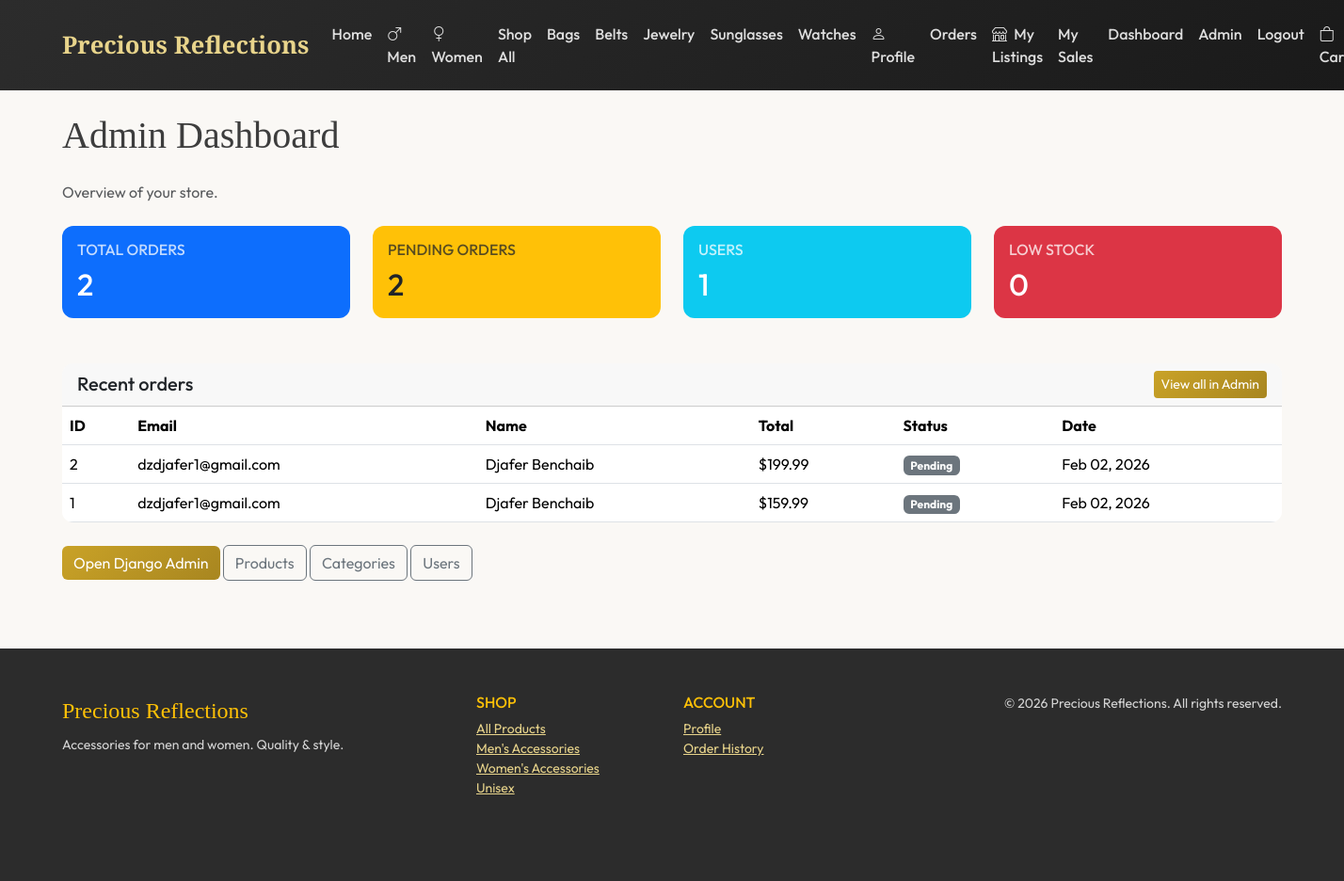
The page /admin-dashboard/ (signed in) on the database as committed earlier.
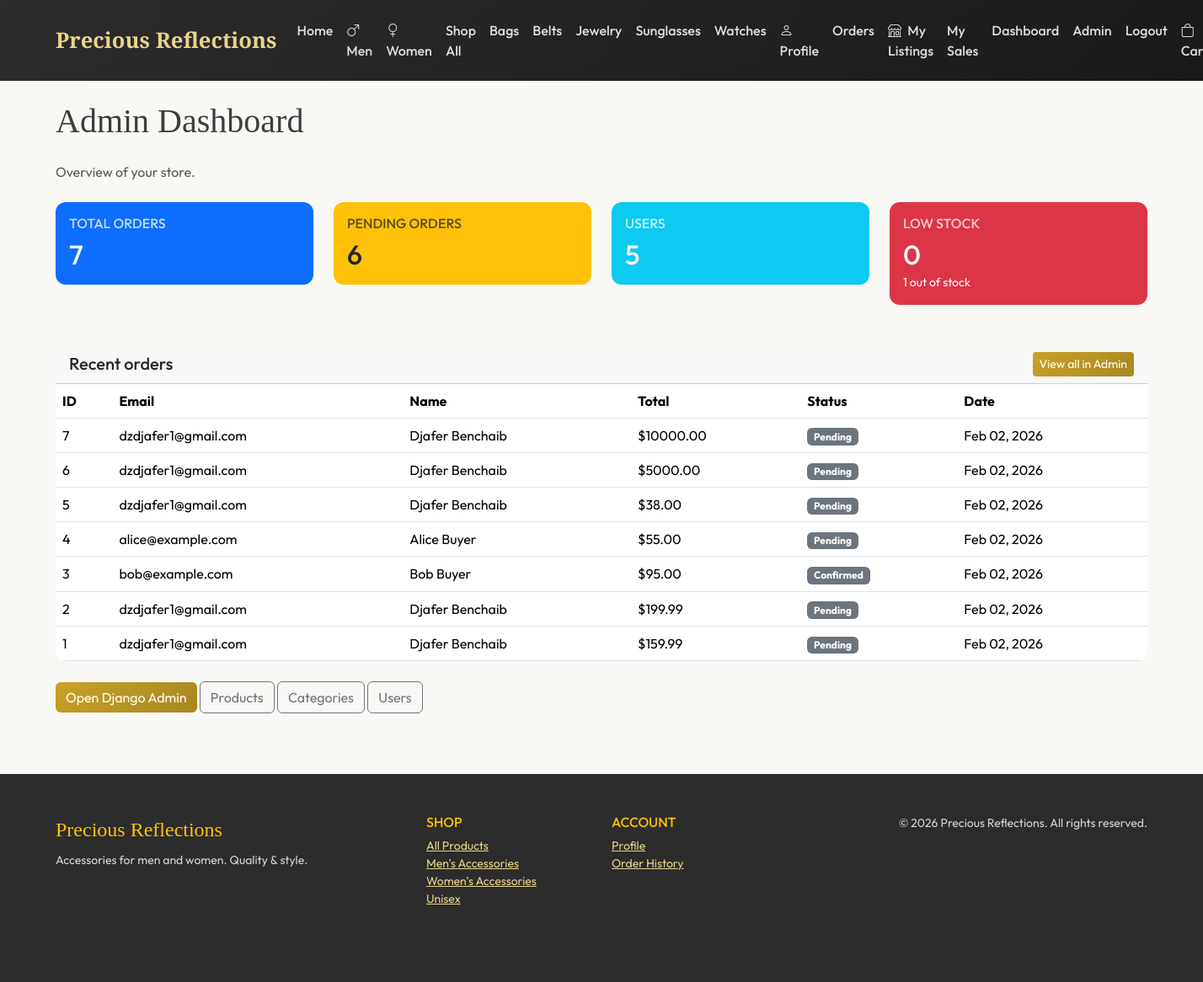
The same page on the database as committed later.
### store/models.py (models this page shows, shortened)
class Category(models.Model):
    name = models.CharField(max_length=100)
    slug = models.SlugField(unique=True, max_length=100)
    description = models.TextField(blank=True)
    image = models.ImageField(upload_to='categories/', blank=True, null=True)
    created_at = models.DateTimeField(auto_now_add=True)
    class Meta:
        verbose_name_plural = 'Categories'
        ordering = ['name']

class Order(models.Model):
    STATUS_CHOICES = [
        ('P', 'Pending'),
        ('C', 'Confirmed'),
        ('S', 'Shipped'),
        ('D', 'Delivered'),
        ('X', 'Cancelled'),
    ]
    user = models.ForeignKey(settings.AUTH_USER_MODEL, on_delete=models.CASCADE, related_name='orders', null=True, blank=True)
    email = models.EmailField()
    first_name = models.CharField(max_length=100)
    last_name = models.CharField(max_length=100)
    address = models.CharField(max_length=255)
    city = models.CharField(max_length=100)
    postal_code = models.CharField(max_length=20)
    country = models.CharField(max_length=100)
    phone = models.CharField(max_length=30, blank=True)
    status = models.CharField(max_length=1, choices=STATUS_CHOICES, default='P')
    total = models.DecimalField(max_digits=10, decimal_places=2, default=0)
    created_at = models.DateTimeField(auto_now_add=True)
    updated_at = models.DateTimeField(auto_now=True)
    class Meta:
        ordering = ['-created_at']

### store/views.py (the view)
# urls.py: path('admin-dashboard/', views.admin_dashboard, name='admin_dashboard'),
@staff_member_required
def admin_dashboard(request):
    from django.contrib.auth import get_user_model
    User = get_user_model()
    total_orders = Order.objects.count()
    pending_orders = Order.objects.filter(status='P').count()
    total_users = User.objects.filter(is_staff=False).count()
    low_stock_products = Product.objects.filter(stock__lte=5, stock__gt=0).count()
    out_of_stock = Product.objects.filter(stock=0).count()
    recent_orders = Order.objects.all()[:10]
    return render(request, 'store/admin/dashboard.html', {
        'total_orders': total_orders,
        'pending_orders': pending_orders,
        'total_users': total_users,
        'low_stock_products': low_stock_products,
        'out_of_stock': out_of_stock,
        'recent_orders': recent_orders,
    })

### store/context_processors.py (called while the page is built)
def cart_count(request):
    count = 0
    if request.session.get('cart'):
        for item in request.session['cart'].values():
            count += item.get('quantity', 0)
    return {'cart_count': count}

def categories_nav(request):
    from .models import Category
    categories = Category.objects.all()[:10]
    return {'nav_categories': categories}

### templates/store/admin/dashboard.html (shortened to what this page needs)
{% extends 'base.html' %}
{% load static %}
{% block content %}
<div class="container">
  <h1 class="font-serif mb-4">Admin Dashboard</h1>
  <p class="text-muted mb-4">Overview of your store.</p>
  <div class="row g-4 mb-5">
    <div class="col-md-3">
      <div class="card border-0 bg-primary text-white">
        <div class="card-body">
          <h6 class="text-uppercase opacity-75">Total Orders</h6>
          <h2 class="mb-0">{{ total_orders }}</h2>
        </div>
      </div>
    </div>
    <div class="col-md-3">
      <div class="card border-0 bg-warning text-dark">
        <div class="card-body">
          <h6 class="text-uppercase opacity-75">Pending Orders</h6>
          <h2 class="mb-0">{{ pending_orders }}</h2>
        </div>
      </div>
    </div>
    <div class="col-md-3">
      <div class="card border-0 bg-info text-white">
        <div class="card-body">
          <h6 class="text-uppercase opacity-75">Users</h6>
          <h2 class="mb-0">{{ total_users }}</h2>
        </div>
      </div>
    </div>
    <div class="col-md-3">
      <div class="card border-0 bg-danger text-white">
        <div class="card-body">
          <h6 class="text-uppercase opacity-75">Low Stock</h6>
          <h2 class="mb-0">{{ low_stock_products }}</h2>
          {% if out_of_stock %}<small>{{ out_of_stock }} out of stock</small>{% endif %}
        </div>
      </div>
    </div>
  </div>
  <div class="row">
    <div class="col-12">
      <div class="card">
        <div class="card-header d-flex justify-content-between align-items-center">
          <h5 class="mb-0">Recent orders</h5>
          <a href="{% url 'admin:store_order_changelist' %}" class="btn btn-gold btn-sm">View all in Admin</a>
        </div>
        <div class="card-body p-0">
          <div class="table-responsive">
            <table class="table table-hover mb-0">
              <thead>
                <tr>
                  <th>ID</th>
                  <th>Email</th>
                  <th>Name</th>
                  <th>Total</th>
                  <th>Status</th>
                  <th>Date</th>
                </tr>
              </thead>
              <tbody>
                {% for order in recent_orders %}
                <tr>
                  <td>{{ order.id }}</td>
                  <td>{{ order.email }}</td>
                  <td>{{ order.first_name }} {{ order.last_name }}</td>
                  <td>${{ order.total }}</td>
                  <td><span class="badge bg-secondary">{{ order.get_status_display }}</span></td>
                  <td>{{ order.created_at|date:"M d, Y" }}</td>
                </tr>
                {% empty %}
                <tr><td colspan="6" class="text-muted">No orders yet.</td></tr>
                {% endfor %}
              </tbody>
            </table>
          </div>
        </div>
      </div>
    </div>
  </div>
  <div class="mt-4">
    <a href="{% url 'admin:index' %}" class="btn btn-gold">Open Django Admin</a>
    <a href="{% url 'admin:store_product_changelist' %}" class="btn btn-outline-secondary">Products</a>
    <a href="{% url 'admin:store_category_changelist' %}" class="btn btn-outline-secondary">Categories</a>
    <a href="{% url 'admin:auth_user_changelist' %}" class="btn btn-outline-secondary">Users</a>
  </div>
</div>
{% endblock %}

### templates/base.html (shortened to what this page needs)
{% load static %}
<!DOCTYPE html>
<html lang="en">
<head>
  <link href="https://cdn.jsdelivr.net/npm/bootstrap@5.3.2/dist/css/bootstrap.min.css" rel="stylesheet">
  <link rel="stylesheet" href="https://cdn.jsdelivr.net/npm/bootstrap-icons@1.11.1/font/bootstrap-icons.css">
</head>
<body>
  <nav class="navbar navbar-expand-lg navbar-dark py-3">
    <div class="container">
      <a class="navbar-brand" href="{% url 'store:home' %}">Precious Reflections</a>
      <div class="collapse navbar-collapse" id="nav">
        <ul class="navbar-nav me-auto">
          <li class="nav-item"><a class="nav-link" href="{% url 'store:home' %}">Home</a></li>
          <li class="nav-item"><a class="nav-link" href="{% url 'store:shop_men' %}"><i class="bi bi-gender-male me-1"></i> Men</a></li>
          <li class="nav-item"><a class="nav-link" href="{% url 'store:shop_women' %}"><i class="bi bi-gender-female me-1"></i> Women</a></li>
          <li class="nav-item"><a class="nav-link" href="{% url 'store:shop' %}">Shop All</a></li>
          {% for cat in nav_categories %}
          <li class="nav-item"><a class="nav-link" href="{% url 'store:shop' %}?category={{ cat.slug }}">{{ cat.name }}</a></li>
          {% endfor %}
        </ul>
        <ul class="navbar-nav">
          {% if user.is_authenticated %}
            <li class="nav-item"><a class="nav-link" href="{% url 'accounts:profile' %}"><i class="bi bi-person"></i> Profile</a></li>
            <li class="nav-item"><a class="nav-link" href="{% url 'accounts:order_history' %}">Orders</a></li>
            <li class="nav-item"><a class="nav-link" href="{% url 'store:my_listings' %}"><i class="bi bi-shop me-1"></i> My Listings</a></li>
            <li class="nav-item"><a class="nav-link" href="{% url 'store:my_sales' %}">My Sales</a></li>
            {% if user.is_staff %}
            <li class="nav-item"><a class="nav-link" href="{% url 'store:admin_dashboard' %}">Dashboard</a></li>
            <li class="nav-item"><a class="nav-link" href="{% url 'admin:index' %}">Admin</a></li>
            {% endif %}
            <li class="nav-item"><a class="nav-link" href="{% url 'accounts:logout' %}">Logout</a></li>
          {% else %}
            <li class="nav-item"><a class="nav-link" href="{% url 'accounts:login' %}">Login</a></li>
            <li class="nav-item"><a class="nav-link" href="{% url 'accounts:register' %}">Register</a></li>
          {% endif %}
          <li class="nav-item">
            <a class="nav-link position-relative" href="{% url 'store:cart' %}" {% if not user.is_authenticated %}title="Log in to add to cart and buy"{% endif %}>
              <i class="bi bi-bag"></i> Cart
            </a>
          </li>
        </ul>
      </div>
    </div>
  </nav>
  <main class="py-4">
    {% block content %}{% endblock %}
  </main>
  <footer class="py-5 mt-5">
    <div class="container">
      <div class="row">
        <div class="col-md-4 mb-4">
          <span class="font-serif fs-4 text-warning">Precious Reflections</span>
          <p class="mt-2 small">Accessories for men and women. Quality & style.</p>
        </div>
        <div class="col-md-2 mb-4">
          <h6 class="text-uppercase text-warning">Shop</h6>
          <ul class="list-unstyled small">
            <li><a href="{% url 'store:shop' %}">All Products</a></li>
            <li><a href="{% url 'store:shop_men' %}">Men's Accessories</a></li>
            <li><a href="{% url 'store:shop_women' %}">Women's Accessories</a></li>
            <li><a href="{% url 'store:shop' %}?gender=U">Unisex</a></li>
          </ul>
        </div>
        <div class="col-md-2 mb-4">
          <h6 class="text-uppercase text-warning">Account</h6>
          <ul class="list-unstyled small">
            {% if user.is_authenticated %}
            <li><a href="{% url 'accounts:profile' %}">Profile</a></li>
            <li><a href="{% url 'accounts:order_history' %}">Order History</a></li>
            {% else %}
            <li><a href="{% url 'accounts:login' %}">Login</a></li>
            <li><a href="{% url 'accounts:register' %}">Register</a></li>
            {% endif %}
          </ul>
        </div>
        <div class="col-md-4 mb-4 text-md-end small">
          &copy; {% now "Y" %} Precious Reflections. All rights reserved.
        </div>
      </div>
    </div>
  </footer>
</body>
</html>

### templates/base.html (style rules this page uses)
:root { --gold: #c9a227; --gold-light: #e8d48b; --charcoal: #2c2c2c; --cream: #faf8f5; --text: #3d3d3d; }
body { font-family: 'Outfit', sans-serif; background: var(--cream); color: var(--text); }
.font-serif { font-family: 'Cormorant Garamond', serif; }
.navbar { background: linear-gradient(135deg, var(--charcoal) 0%, #1a1a1a 100%) !important; }
.navbar-brand { font-family: 'Cormorant Garamond', serif; font-size: 1.6rem; font-weight: 600; color: var(--gold-light) !important; }
.nav-link { color: rgba(255,255,255,.85) !important; font-weight: 500; }
.btn-gold { background: linear-gradient(135deg, var(--gold), #a88620); color: #fff; border: none; }
.card { border: none; border-radius: 12px; overflow: hidden; transition: transform .2s, box-shadow .2s; }
footer { background: var(--charcoal); color: rgba(255,255,255,.8); }
footer a { color: var(--gold-light); }

Rows that differ between the two databases and show on the page:
added Order: id "7", email "dzdjafer1@gmail.com", first_name "Djafer", last_name "Benchaib", total "10000.00", status "Pending", created_at "Feb 02, 2026"
added Order: id "6", email "dzdjafer1@gmail.com", first_name "Djafer", last_name "Benchaib", total "5000.00", status "Pending", created_at "Feb 02, 2026"
added Order: id "5", email "dzdjafer1@gmail.com", first_name "Djafer", last_name "Benchaib", total "38.00", status "Pending", created_at "Feb 02, 2026"
added Order: id "4", email "alice@example.com", first_name "Alice", last_name "Buyer", total "55.00", status "Pending", created_at "Feb 02, 2026"
added Order: id "3", email "bob@example.com", first_name "Bob", last_name "Buyer", total "95.00", status "Confirmed", created_at "Feb 02, 2026"
Other text that changed with them:
{{ total_orders }}: "2" → "7"
{{ pending_orders }}: "2" → "6"
{{ total_users }}: "1" → "5"
{{ out_of_stock }}: (not shown) → "1"
text now shown: "out of stock"
